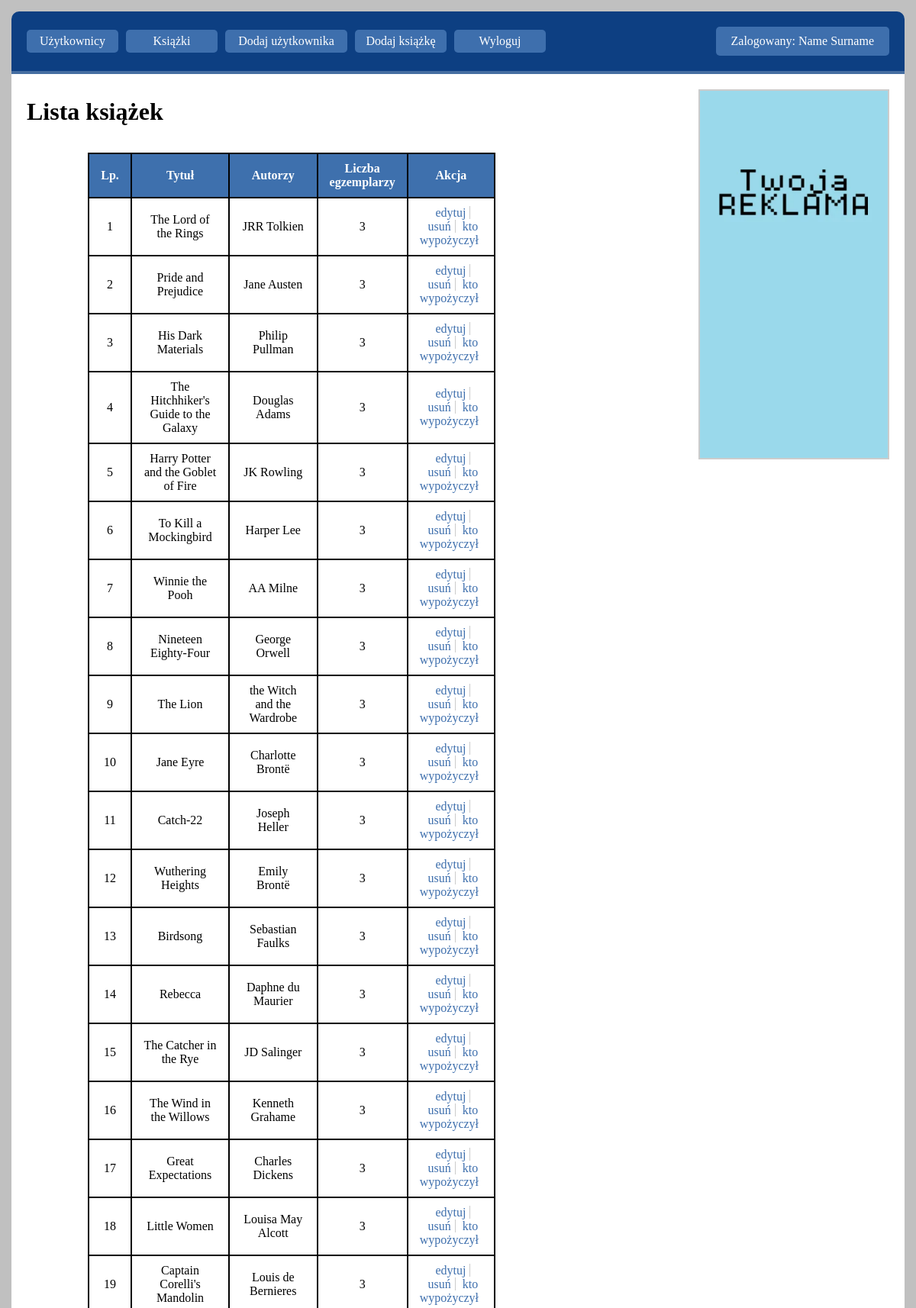
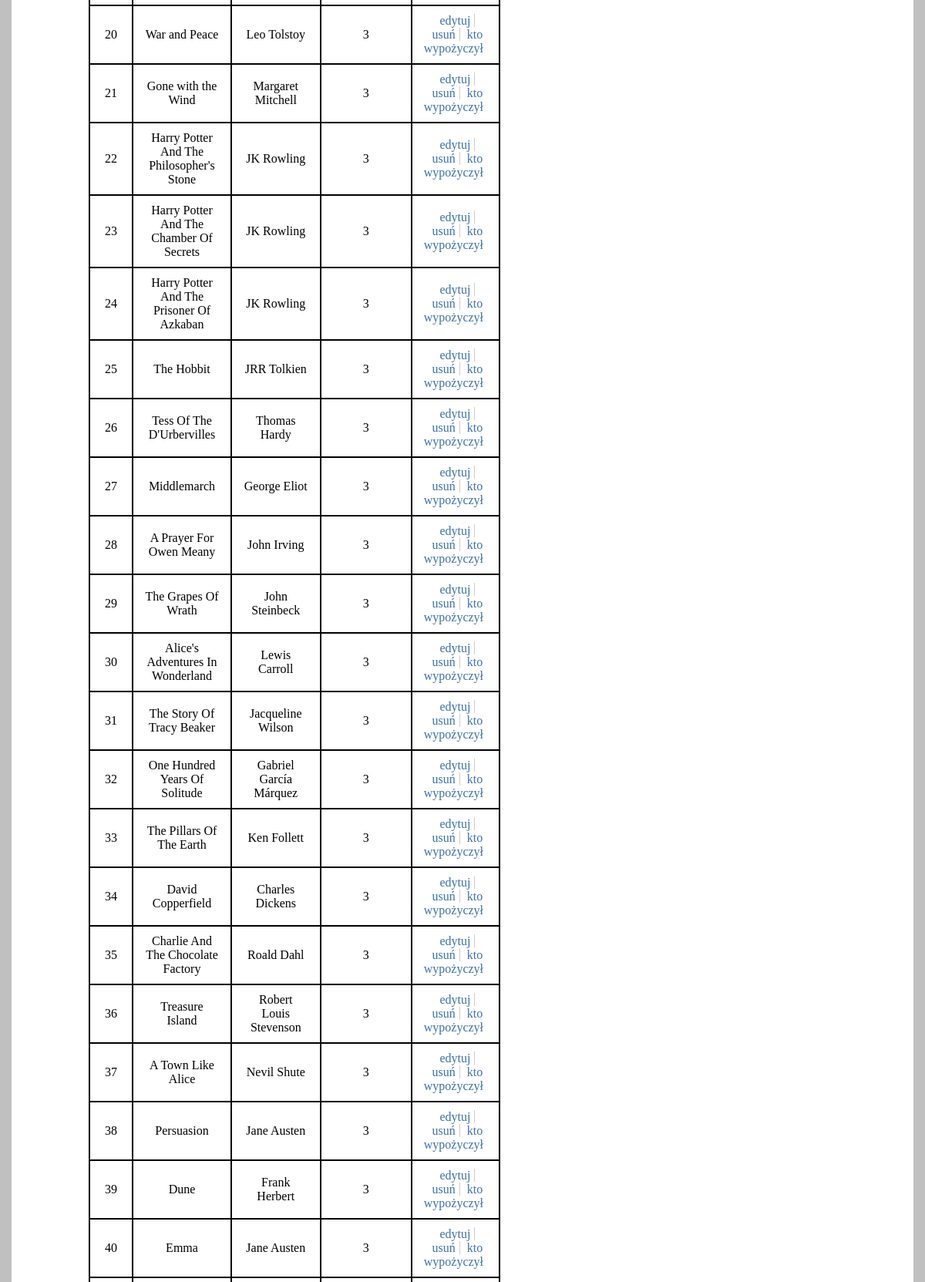
Screenshot of /index.php?action=books (signed in, upper part) with the database file from the repository (2 pictures, top to bottom).
### tables this page shows
CREATE TABLE `book` (
  `id` int(11) NOT NULL,
  `title` varchar(255) NOT NULL,
  `authors` varchar(100) NOT NULL,
  `number` int(11) NOT NULL
);

### src/Database.php (called while the page is built, shortened)
<?php
class Database
{
    private static ?PDO $instance = null;
    public static function getInstance(): PDO
    {
        if (self::$instance === null) {
            try {
                $host = 'localhost';
                $dbname = 'pdo';
                $username = 'root';
                $password = '';
                $dsn = "mysql:host=$host;dbname=$dbname;charset=utf8mb4";
                self::$instance = new PDO($dsn, $username, $password);
                self::$instance->setAttribute(PDO::ATTR_ERRMODE, PDO::ERRMODE_EXCEPTION);
                self::$instance->setAttribute(PDO::ATTR_DEFAULT_FETCH_MODE, PDO::FETCH_ASSOC);
            } catch (PDOException $e) {
                die("Błąd połączenia z bazą danych: " . $e->getMessage());
            }
        }
        return self::$instance;
    }
}
?>

### actions/books.php (called while the page is built, shortened)
<?php
$bookRepo = new BookRepository();
$books = $bookRepo->getAllBooks();
?>

### src/BookRepository.php (called while the page is built, shortened)
<?php
class BookRepository
{
    private PDO $db;
    public function __construct()
    {
        $this->db = Database::getInstance();
    }
    public function getAllBooks(): array
    {
        $stmt = $this->db->query("SELECT * FROM book ORDER BY id");
        $books = [];
        while ($row = $stmt->fetch()) {
            $books[] = new Book(
                (int) $row['id'],
                $row['title'],
                $row['authors'],
                (int) $row['number']
            );
        }
        return $books;
    }
}
?>

### src/Book.php (called while the page is built, shortened)
<?php
class Book
{
    private int $id;
    private string $title;
    private string $authors;
    private int $number;
    public function __construct(int $id, string $title, string $authors, int $number)
    {
        $this->id = $id;
        $this->title = $title;
        $this->authors = $authors;
        $this->number = $number;
    }
    public function getId(): int
    {
        return $this->id;
    }
    public function getTitle(): string
    {
        return $this->title;
    }
    public function getAuthors(): string
    {
        return $this->authors;
    }
    public function getNumber(): int
    {
        return $this->number;
    }
}
?>

### views/books.php (the view, shortened to what this page needs)
<!DOCTYPE html>
<html lang="pl">
<head>
    <link rel="stylesheet" href="css/style.css">
</head>
<body>
    <header>
        <nav>
            <ul>
                <?php if (isset($_SESSION['user_permission']) && $_SESSION['user_permission'] === 'admin'): ?>
                    <li><a href="index.php?action=users">Użytkownicy</a></li>
                <?php endif; ?>
                <li><a href="index.php?action=books">Książki</a></li>
                <?php if (isset($_SESSION['user_permission']) && $_SESSION['user_permission'] === 'admin'): ?>
                    <li><a href="index.php?action=add_user" class="wider-nav-btn">Dodaj użytkownika</a></li>
                    <li><a href="index.php?action=add_book">Dodaj książkę</a></li>
                <?php else: ?>
                    <li><a href="index.php?action=borrowed_books" class="wider-nav-btn">Książki pożyczone</a></li>
                <?php endif; ?>
                <li><a href="index.php?action=logout">Wyloguj</a></li>
            </ul>
        </nav>
        <div class="user-info">Zalogowany: <?= htmlspecialchars($_SESSION['user_fullname']) ?></div>
    </header>
    <main class="container">
        <h1 class="register-title">Lista książek</h1>
        <div style="margin-left: 100px; margin-top: 20px; padding-right: 270px;">
            <table class="data-table">
                <thead>
                    <tr>
                        <th>Lp.</th>
                        <th>Tytuł</th>
                        <th>Autorzy</th>
                        <th>Liczba egzemplarzy</th>
                        <th>Akcja</th>
                    </tr>
                </thead>
                <tbody>
                    <?php if (empty($books)): ?>
                        <tr>
                            <td colspan="5">Brak książek w bibliotece.</td>
                        </tr>
                    <?php else: ?>
                        <?php foreach ($books as $index => $book): ?>
                            <tr>
                                <td><?= $index + 1 ?></td>
                                <td><?= htmlspecialchars($book->getTitle()) ?></td>
                                <td><?= htmlspecialchars($book->getAuthors()) ?></td>
                                <td><?= $book->getNumber() ?></td>
                                <td>
                                    <?php if ($_SESSION['user_permission'] === 'reader' && $book->getNumber() > 0): ?>
                                        <a href="index.php?action=borrow_book&book_id=<?= $book->getId() ?>"
                                            class="action-link">pożycz</a>
                                    <?php elseif ($_SESSION['user_permission'] === 'admin'): ?>
                                        <a href="index.php?action=edit_book&id=<?= $book->getId() ?>" class="action-link">edytuj</a>
                                        <a href="index.php?action=delete_book&id=<?= $book->getId() ?>" class="action-link"
                                            onclick="return confirm('Czy na pewno chcesz usunąć tę książkę?');">usuń</a>
                                        <a href="index.php?action=book_borrowers&id=<?= $book->getId() ?>" class="action-link">kto
                                            wypożyczył</a>
                                    <?php else: ?>
                                        <span style="color: #999;">brak dostępnych</span>
                                    <?php endif; ?>
                                </td>
                            </tr>
                        <?php endforeach; ?>
                    <?php endif; ?>
                </tbody>
            </table>
        </div>
        <aside class="advertisement">
            <img src="reklama.png" alt="Reklama">
        </aside>
    </main>
</body>
</html>

### css/style.css (style rules this page uses)
* { box-sizing: border-box; }
body { background-color: silver; margin: 0; padding: 15px; }
header { background-color: #0D3F82; padding: 20px; display: flex; justify-content: space-between; align-items: center; border-bottom: #466EA1 solid 4px; border-top-left-radius: 10px; border-top-right-radius: 10px; }
header nav { display: flex; gap: 10px; }
header nav ul { list-style: none; margin: 0; padding: 0; display: flex; gap: 10px; }
header nav ul li { margin: 0; padding: 0; }
header nav ul li a { display: block; background-color: #3E6FAD; color: white; border: none; border-radius: 5px; width: 120px; height: 30px; text-decoration: none; text-align: center; line-height: 30px; cursor: pointer; }
header nav ul li a.wider-nav-btn { width: 160px; }
.user-info { color: white; padding: 10px 20px; background-color: #3E6FAD; border-radius: 5px; }
.container { display: flex; flex-direction: column; position: relative; background-color: white; min-height: 525px; padding-right: 290px; padding-bottom: 20px; padding-top: 10px; }
.register-title { color: black; margin-left: 20px; margin-bottom: 15px; }
.advertisement { position: absolute; top: 20px; right: 20px; width: 250px; height: 485px; overflow: hidden; border: 2px solid #ccc; }
.advertisement img { width: 100%; height: 100%; object-fit: cover; }
.data-table { border-collapse: collapse; border: 2px dashed #858585; }
.data-table th, .data-table td { border: 2px solid #000; padding: 10px 15px; text-align: center; }
.data-table th { background-color: #3E70AD; color: white; }
.action-link { color: #3E6FAD; text-decoration: none; padding: 0 5px; border-right: 1px solid #ccc; }
.action-link:last-child { border-right: none; }

### rows the page displays
book: title "The Lord of the Rings", authors "JRR Tolkien", number "3"
book: title "Pride and Prejudice", authors "Jane Austen", number "3"
book: title "His Dark Materials", authors "Philip Pullman", number "3"
book: title "The Hitchhiker's Guide to the Galaxy", authors "Douglas Adams", number "3"
book: title "Harry Potter and the Goblet of Fire", authors "JK Rowling", number "3"
book: title "To Kill a Mockingbird", authors "Harper Lee", number "3"
book: title "Winnie the Pooh", authors "AA Milne", number "3"
book: title "Nineteen Eighty-Four", authors "George Orwell", number "3"
book: title "The Lion", authors "the Witch and the Wardrobe", number "3"
book: title "Jane Eyre", authors "Charlotte Brontë", number "3"
book: title "Catch-22", authors "Joseph Heller", number "3"
book: title "Wuthering Heights", authors "Emily Brontë", number "3"
book: title "Birdsong", authors "Sebastian Faulks", number "3"
book: title "Rebecca", authors "Daphne du Maurier", number "3"
book: title "The Catcher in the Rye", authors "JD Salinger", number "3"
book: title "The Wind in the Willows", authors "Kenneth Grahame", number "3"
book: title "Great Expectations", authors "Charles Dickens", number "3"
book: title "Little Women", authors "Louisa May Alcott", number "3"
book: title "Captain Corelli's Mandolin", authors "Louis de Bernieres", number "3"
book: title "War and Peace", authors "Leo Tolstoy", number "3"
book: title "Gone with the Wind", authors "Margaret Mitchell", number "3"
book: title "Harry Potter And The Philosopher's Stone", authors "JK Rowling", number "3"
book: title "Harry Potter And The Chamber Of Secrets", authors "JK Rowling", number "3"
book: title "Harry Potter And The Prisoner Of Azkaban", authors "JK Rowling", number "3"
book: title "The Hobbit", authors "JRR Tolkien", number "3"
book: title "Tess Of The D'Urbervilles", authors "Thomas Hardy", number "3"
book: title "Middlemarch", authors "George Eliot", number "3"
book: title "A Prayer For Owen Meany", authors "John Irving", number "3"
book: title "The Grapes Of Wrath", authors "John Steinbeck", number "3"
book: title "Alice's Adventures In Wonderland", authors "Lewis Carroll", number "3"
book: title "The Story Of Tracy Beaker", authors "Jacqueline Wilson", number "3"
book: title "One Hundred Years Of Solitude", authors "Gabriel García Márquez", number "3"
book: title "The Pillars Of The Earth", authors "Ken Follett", number "3"
book: title "David Copperfield", authors "Charles Dickens", number "3"
book: title "Charlie And The Chocolate Factory", authors "Roald Dahl", number "3"
book: title "Treasure Island", authors "Robert Louis Stevenson", number "3"
book: title "A Town Like Alice", authors "Nevil Shute", number "3"
book: title "Persuasion", authors "Jane Austen", number "3"
book: title "Dune", authors "Frank Herbert", number "3"
book: title "Emma", authors "Jane Austen", number "3"

### other values shown
$_SESSION['user_fullname'] "Name Surname"
